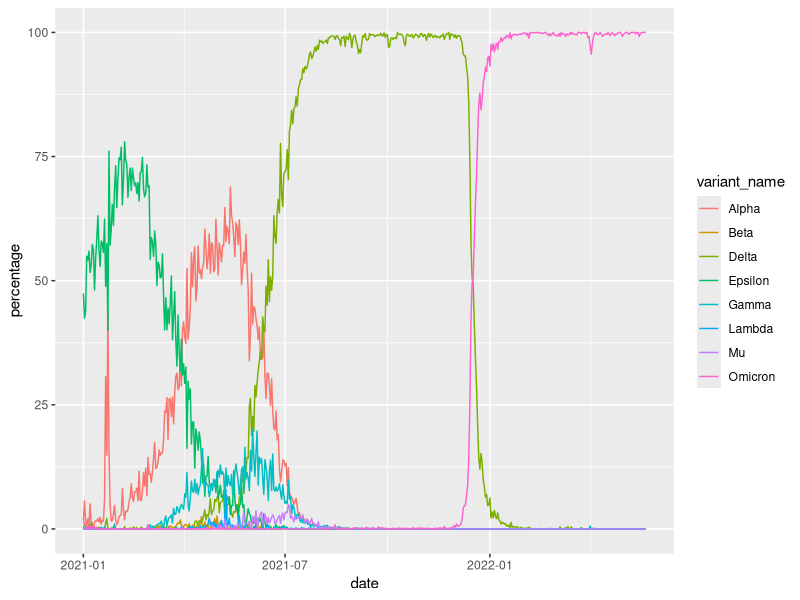
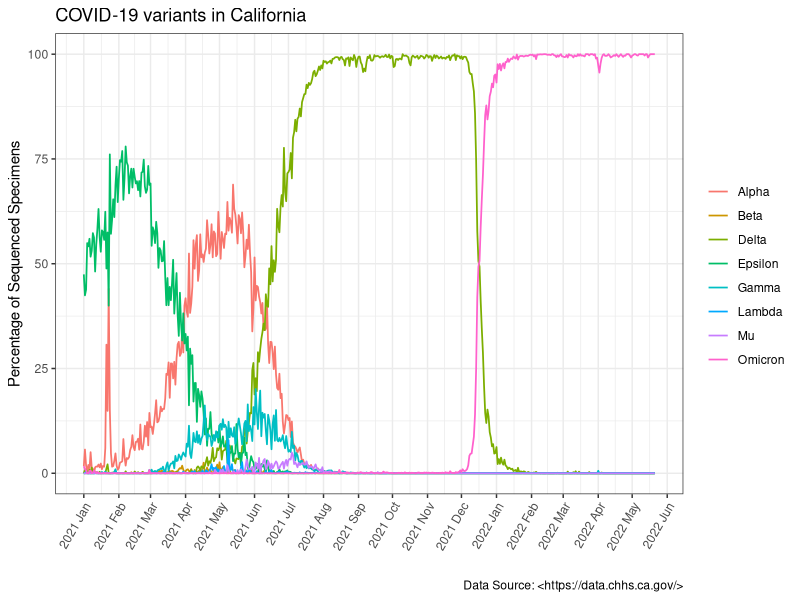
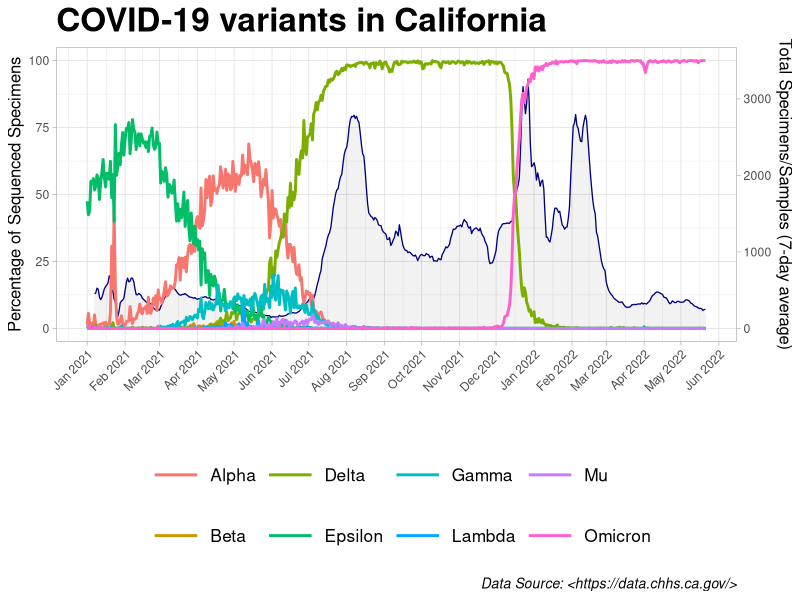

These figures' R source, in order:
## ---- chunk 1
knitr::opts_chunk$set(echo = TRUE)
## ---- chunk 2
# Load data
data <- read.csv("covid19_variants.csv", header = T)

# Check data
head(data, n = 2)
tail(data, n = 2)
summary(data)

# Load packages
library("ggplot2")
library("dplyr")
library("lubridate")

## ---- chunk 3
# State of date before fixing
class(data$date)

# Use a Lubridate function to tell R that the date column holds dates not characters
data$date <- ymd(data$date)

# Check this was successful
class(data$date)

## ---- chunk 4
# Check the variants present in the data
unique(data$variant_name)

# Remove "Total" and "Other", which are not in the template plot
#### not (!) rows with Other or Total in the variant column
dat <- data[!data$variant_name %in% c("Other", "Total"), ] 

# Check if successful
unique(dat$variant_name)
## ---- chunk 5
# Basic plot
ggplot(dat, aes(date, percentage, col = variant_name)) +
  geom_line()

# Plot with aesthetics
ggplot(dat, aes(date, percentage, col = variant_name)) +
  geom_line(cex = 0.6) +
  theme_bw() + # basic theme to build upon
  scale_x_date(date_labels = "%Y %b", date_breaks = "1 month") + # format axis
  theme(axis.text.x=element_text(angle=60, hjust=1)) + # customize bw theme
  labs(x = "", y = "Percentage of Sequenced Specimens", 
       title = "COVID-19 variants in California", col = "", 
       caption = "Data Source: <https://data.chhs.ca.gov/>") 

## ---- chunk 6
# Subset the data for just the total numbers
tot <- data[data$variant_name == "Total",]

# My plot
ggplot(dat, aes(x = date, col = variant_name)) +
  geom_area(data = tot, aes(x = date, y = specimens_7d_avg/35), col = "navy", 
            cex = 0.45, alpha = 0.05, fill = "black") +
  geom_line(aes(y = percentage), cex = 1) +
  scale_y_continuous(
    # Features of the first axis
    name = "Percentage of Sequenced Specimens",
    # Add a second axis and specify its features
    sec.axis = sec_axis( trans=~.*35, name="Total Specimens/Samples (7-day average)")
  ) + 
  theme_light() + # basic theme to build upon
  scale_x_date(date_labels = "%b %Y", date_breaks = "1 month") + # format axis
  theme(axis.text.x=element_text(angle=45, hjust=1), legend.position="bottom",
        legend.text = element_text(size=12.5), legend.key.size = unit(1.35, 'cm'),
        title =element_text(size=20, face='bold'),
        axis.title.y = element_text(size=12, face = 'plain'),
        plot.caption = element_text(size = 10, face = 'italic')) + # customize bw theme
  labs(x = "", title = "COVID-19 variants in California", col = "", 
       caption = "Data Source: <https://data.chhs.ca.gov/>") 
## ---- chunk 7
sessionInfo()
